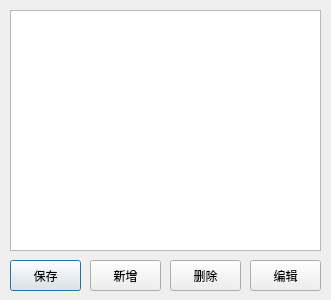
<?xml version="1.0" encoding="UTF-8"?>
<ui version="4.0">
 <class>Dialog_CustomDictManager</class>
 <widget class="QDialog" name="Dialog_CustomDictManager">
  <property name="windowModality">
   <enum>Qt::WindowModal</enum>
  </property>
  <property name="geometry">
   <rect>
    <x>0</x>
    <y>0</y>
    <width>331</width>
    <height>300</height>
   </rect>
  </property>
  <property name="minimumSize">
   <size>
    <width>331</width>
    <height>300</height>
   </size>
  </property>
  <property name="maximumSize">
   <size>
    <width>331</width>
    <height>300</height>
   </size>
  </property>
  <property name="windowTitle">
   <string>自定义词典管理</string>
  </property>
  <widget class="QPushButton" name="btn_save">
   <property name="geometry">
    <rect>
     <x>10</x>
     <y>260</y>
     <width>71</width>
     <height>31</height>
    </rect>
   </property>
   <property name="text">
    <string>保存</string>
   </property>
  </widget>
  <widget class="QPushButton" name="btn_add">
   <property name="geometry">
    <rect>
     <x>90</x>
     <y>260</y>
     <width>71</width>
     <height>31</height>
    </rect>
   </property>
   <property name="cursor">
    <cursorShape>ArrowCursor</cursorShape>
   </property>
   <property name="text">
    <string>新增</string>
   </property>
  </widget>
  <widget class="QPushButton" name="btn_del">
   <property name="geometry">
    <rect>
     <x>170</x>
     <y>260</y>
     <width>71</width>
     <height>31</height>
    </rect>
   </property>
   <property name="cursor">
    <cursorShape>ArrowCursor</cursorShape>
   </property>
   <property name="text">
    <string>删除</string>
   </property>
  </widget>
  <widget class="QPushButton" name="btn_edit">
   <property name="geometry">
    <rect>
     <x>250</x>
     <y>260</y>
     <width>71</width>
     <height>31</height>
    </rect>
   </property>
   <property name="cursor">
    <cursorShape>ArrowCursor</cursorShape>
   </property>
   <property name="text">
    <string>编辑</string>
   </property>
  </widget>
  <widget class="QListWidget" name="listWidget">
   <property name="geometry">
    <rect>
     <x>10</x>
     <y>10</y>
     <width>311</width>
     <height>241</height>
    </rect>
   </property>
  </widget>
 </widget>
 <resources/>
 <connections/>
</ui>
